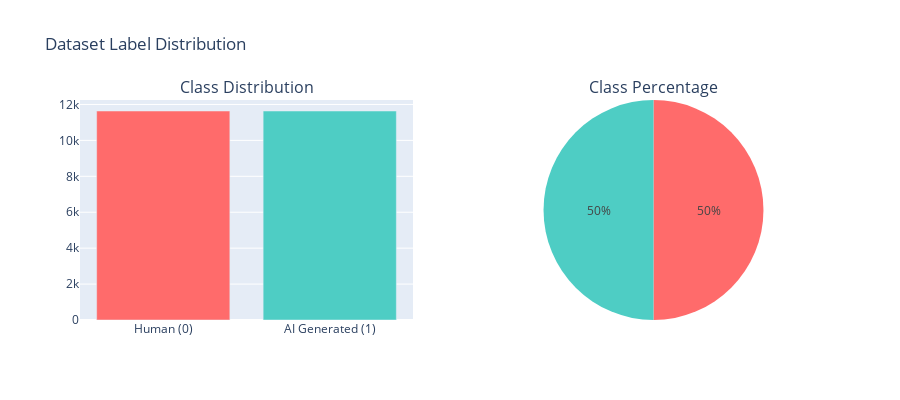

Notebook code for this chart:
### Code cell
# Visualize label distribution
fig = make_subplots(
    rows=1, cols=2,
    subplot_titles=('Class Distribution', 'Class Percentage'),
    specs=[[{"type": "bar"}, {"type": "pie"}]]
)

# Bar chart
labels = ['Human (0)', 'AI Generated (1)']
counts = [label_counts[0], label_counts[1]]
colors = ['#FF6B6B', '#4ECDC4']

fig.add_trace(
    go.Bar(x=labels, y=counts, marker_color=colors, name='Count'),
    row=1, col=1
)

# Pie chart
fig.add_trace(
    go.Pie(labels=labels, values=counts, marker_colors=colors, name='Distribution'),
    row=1, col=2
)

fig.update_layout(
    title_text="Dataset Label Distribution",
    showlegend=False,
    height=400
)

fig.show()

### Figure 1 — Plotly figure (JSON) as saved in the notebook; plotly's stock layout.template omitted (floating-point values rounded to 4 significant figures)
{"data": [{"marker": {"color": ["#FF6B6B", "#4ECDC4"]}, "name": "Count", "type": "bar", "x": ["Human (0)", "AI Generated (1)"], "xaxis": "x", "y": [11637, 11637], "yaxis": "y"}, {"domain": {"x": [0.55, 1], "y": [0, 1]}, "labels": ["Human (0)", "AI Generated (1)"], "marker": {"colors": ["#FF6B6B", "#4ECDC4"]}, "name": "Distribution", "type": "pie", "values": [11637, 11637]}], "layout": {"annotations": [{"font": {"size": 16}, "showarrow": false, "text": "Class Distribution", "x": 0.225, "xanchor": "center", "xref": "paper", "y": 1, "yanchor": "bottom", "yref": "paper"}, {"font": {"size": 16}, "showarrow": false, "text": "Class Percentage", "x": 0.775, "xanchor": "center", "xref": "paper", "y": 1, "yanchor": "bottom", "yref": "paper"}], "height": 400, "showlegend": false, "title": {"text": "Dataset Label Distribution"}, "xaxis": {"anchor": "y", "domain": [0, 0.45]}, "yaxis": {"anchor": "x", "domain": [0, 1]}}}
